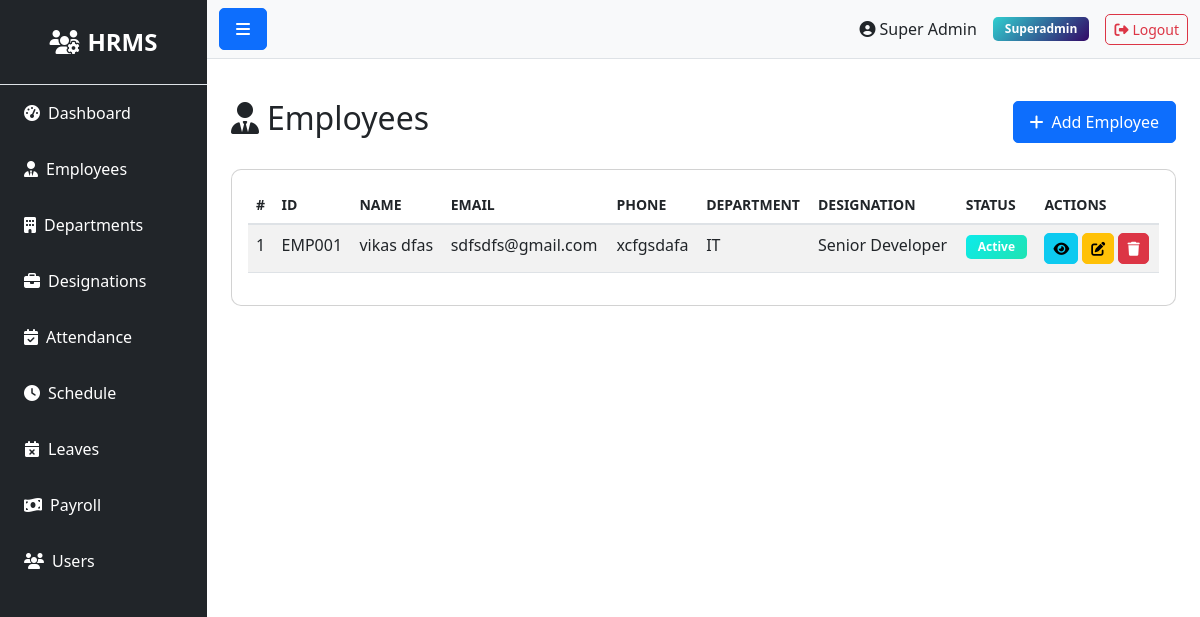
The app's page /employee/ (signed in), older data.
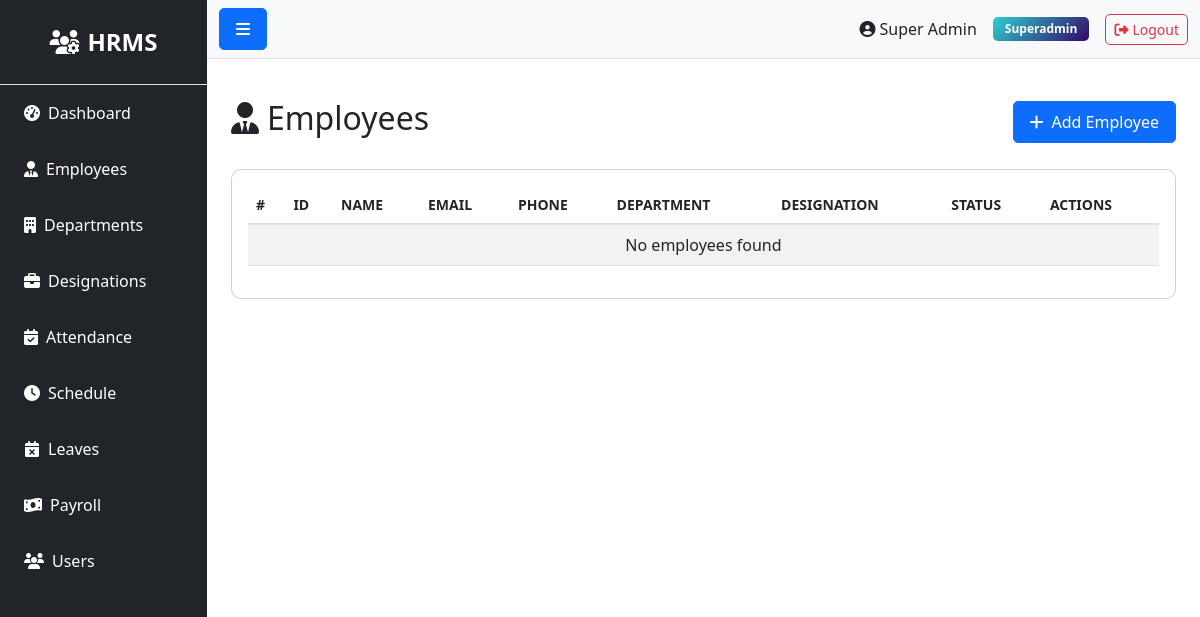
The same page, newer data.
### models.py (models this page shows, shortened)
class Employee(db.Model):
    __tablename__ = 'employees'
    id = db.Column(db.Integer, primary_key=True)
    department_id = db.Column(db.Integer, db.ForeignKey('departments.id'))
    designation_id = db.Column(db.Integer, db.ForeignKey('designations.id'))
    schedule_id = db.Column(db.Integer, db.ForeignKey('schedules.id'))
    firstname = db.Column(db.String(100), nullable=False)
    lastname = db.Column(db.String(100), nullable=False)
    unique_id = db.Column(db.String(50), unique=True)
    email = db.Column(db.String(100), unique=True)
    phone = db.Column(db.String(20))
    address = db.Column(db.Text)
    dob = db.Column(db.Date)
    gender = db.Column(db.String(10))
    religion = db.Column(db.String(50))
    marital = db.Column(db.String(20))
    status = db.Column(db.String(20), default='active')
    created_at = db.Column(db.DateTime, default=datetime.utcnow)
    updated_at = db.Column(db.DateTime, default=datetime.utcnow, onupdate=datetime.utcnow)
    attendances = db.relationship('Attendance', backref='employee', lazy=True, cascade='all, delete-orphan')
    checks = db.relationship('Check', backref='employee', lazy=True, cascade='all, delete-orphan')
    salary = db.relationship('Salary', backref='employee', uselist=False, cascade='all, delete-orphan')
    leaves = db.relationship('Leave', backref='employee', lazy=True, cascade='all, delete-orphan')
    late_times = db.relationship('LateTime', backref='employee', lazy=True, cascade='all, delete-orphan')
    over_times = db.relationship('OverTime', backref='employee', lazy=True, cascade='all, delete-orphan')
    payrolls = db.relationship('Payroll', backref='employee', lazy=True, cascade='all, delete-orphan')

class Department(db.Model):
    __tablename__ = 'departments'
    id = db.Column(db.Integer, primary_key=True)
    name = db.Column(db.String(100), nullable=False)
    description = db.Column(db.Text)
    created_at = db.Column(db.DateTime, default=datetime.utcnow)
    updated_at = db.Column(db.DateTime, default=datetime.utcnow, onupdate=datetime.utcnow)
    employees = db.relationship('Employee', backref='department', lazy=True)

class Designation(db.Model):
    __tablename__ = 'designations'
    id = db.Column(db.Integer, primary_key=True)
    name = db.Column(db.String(100), nullable=False)
    description = db.Column(db.Text)
    created_at = db.Column(db.DateTime, default=datetime.utcnow)
    updated_at = db.Column(db.DateTime, default=datetime.utcnow, onupdate=datetime.utcnow)
    employees = db.relationship('Employee', backref='designation', lazy=True)

### routes/employee.py (the view)
@bp.route('/')
@login_required
def index():
    employees = Employee.query.all()
    return render_template('admin/employee/index.html', employees=employees)

### app.py (called while the page is built)
@login_manager.user_loader
def load_user(user_id):
    try:
        return db.session.get(User, int(user_id))
    except Exception as e:
        app.logger.error(f'Error loading user {user_id}: {str(e)}')
        return None

@app.context_processor
def inject_user():
    return dict(current_user=current_user)

### templates/admin/employee/index.html (shortened to what this page needs)
{% extends "base.html" %}
{% block content %}
<div class="d-flex justify-content-between align-items-center mb-4">
    <h2><i class="fas fa-user-tie me-2"></i>Employees</h2>
    <a href="{{ url_for('employee.create') }}" class="btn btn-primary">
        <i class="fas fa-plus me-2"></i>Add Employee
    </a>
</div>
<div class="card">
    <div class="card-body">
        <div class="table-responsive">
            <table class="table table-striped table-hover">
                <thead>
                    <tr>
                        <th>#</th>
                        <th>ID</th>
                        <th>Name</th>
                        <th>Email</th>
                        <th>Phone</th>
                        <th>Department</th>
                        <th>Designation</th>
                        <th>Status</th>
                        <th>Actions</th>
                    </tr>
                </thead>
                <tbody>
                    {% if employees %}
                        {% for employee in employees %}
                        <tr>
                            <td>{{ loop.index }}</td>
                            <td>{{ employee.unique_id or 'N/A' }}</td>
                            <td>{{ employee.firstname }} {{ employee.lastname }}</td>
                            <td>{{ employee.email or 'N/A' }}</td>
                            <td>{{ employee.phone or 'N/A' }}</td>
                            <td>{{ employee.department.name if employee.department else 'N/A' }}</td>
                            <td>{{ employee.designation.name if employee.designation else 'N/A' }}</td>
                            <td>
                                <span class="badge bg-{{ 'success' if employee.status == 'active' else 'danger' }}">
                                    {{ employee.status|title }}
                                </span>
                            </td>
                            <td>
                                <a href="{{ url_for('employee.show', id=employee.id) }}" class="btn btn-sm btn-info">
                                    <i class="fas fa-eye"></i>
                                </a>
                                <a href="{{ url_for('employee.edit', id=employee.id) }}" class="btn btn-sm btn-warning">
                                    <i class="fas fa-edit"></i>
                                </a>
                                <form method="POST" action="{{ url_for('employee.delete', id=employee.id) }}" style="display:inline;" onsubmit="return confirm('Are you sure?')">
                                    <button type="submit" class="btn btn-sm btn-danger">
                                        <i class="fas fa-trash"></i>
                                    </button>
                                </form>
                            </td>
                        </tr>
                        {% endfor %}
                    {% else %}
                        <tr>
                            <td colspan="9" class="text-center">No employees found</td>
                        </tr>
                    {% endif %}
                </tbody>
            </table>
        </div>
    </div>
</div>
{% endblock %}

Row changes from the older to the newer data that the page shows:
removed Employee: unique "EMP001", firstname "vikas", lastname "dfas", email "sdfsdfs@gmail.com", phone "xcfgsdafa", department "IT", designation "Senior Developer", status "Active"
Text that changed along with them:
text now shown: "No employees found"
